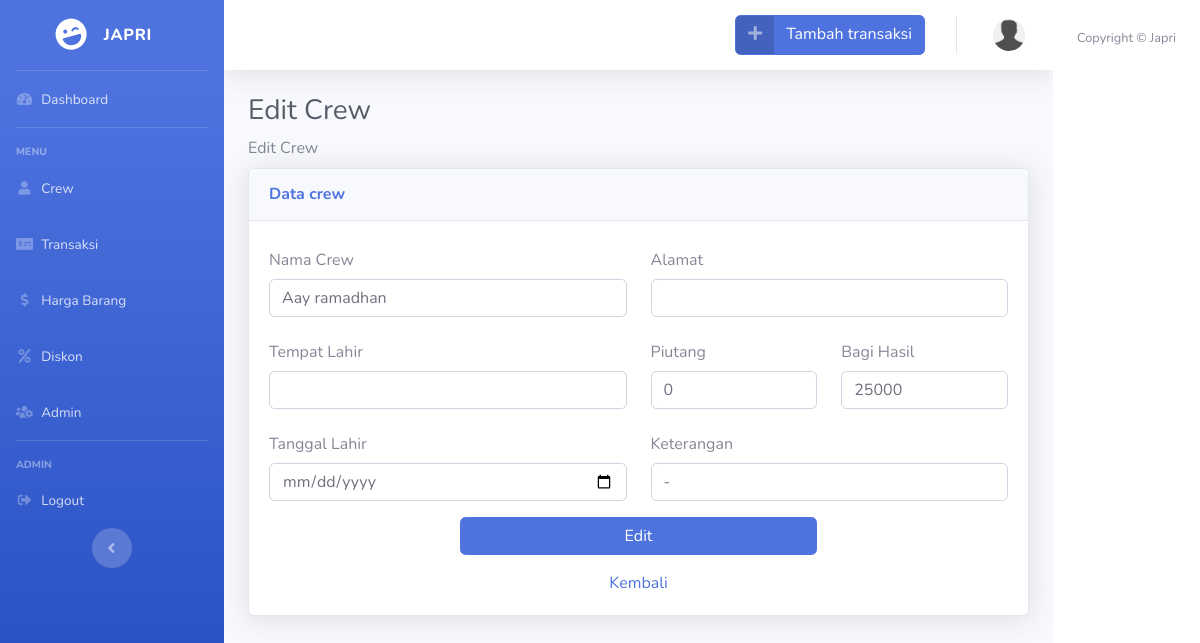
Screenshot of /crew/edit/1 with the database file from the repository.
### tables this page shows
CREATE TABLE `crew` (
  `id_crew` int(11) NOT NULL,
  `nama` varchar(100) NOT NULL,
  `tempat_lahir` varchar(128) NOT NULL,
  `tgl_lahir` date NOT NULL,
  `alamat` text NOT NULL,
  `piutang` bigint(9) NOT NULL,
  `bagihasil` bigint(9) NOT NULL,
  `keterangan` text NOT NULL
);

### application/controllers/Crew.php (called while the page is built, shortened)
<?php
class Crew extends CI_Controller
{
    public function __construct()
    {
        $this->load->model('crew_model', 'crew');
    }
    public function edit($id)
    {
        $data['title'] = "Dashboard | JAPRI";
        $data['page'] = "dashboard";
        $data['sesi'] = "edit_crew";
        $data['crew_id'] = $this->crew->getCrewById($id);
        $this->form_validation->set_rules('nama', 'Nama', 'required|trim');
        $this->form_validation->set_rules('tempat_lahir', 'Tempat lahir', 'required|trim');
        $this->form_validation->set_rules('tgl_lahir', 'Tanggal lahir', 'required|trim');
        $this->form_validation->set_rules('alamat', 'Alamat', 'required|trim');
        $this->form_validation->set_rules('piutang', 'Piutang', 'required|numeric|trim');
        $this->form_validation->set_rules('bagihasil', 'Bagi Hasil', 'required|numeric|trim');
        if ($this->form_validation->run() == false) {
            $this->load->view('template/content', $data);
        } else {
            $this->crew->editCrew($id);
            $this->session->set_flashdata('message', '<div class="alert alert-success" role="alert">Data crew berhasil diubah</div>');
            redirect('crew');
        }
    }
}

### index.php (called while the page is built, shortened)
<?php
require_once BASEPATH.'core/CodeIgniter.php';

### application/models/crew_model.php (called while the page is built, shortened)
<?php
class Crew_model extends CI_Model
{
    public function getCrewById($id)
    {
        return $this->db->get_where('crew', ['id_crew' => $id])->row_array();
    }
}

### application/views/sesi/edit_crew.php (the view, shortened to what this page needs)
<div class="container-fluid">
    <h1 class="h3 mb-2 text-gray-800">Edit Crew</h1>
    <p class="mb-2">Edit Crew</p>
    <div class="card shadow mb-4">
        <div class="card-header py-3">
            <h6 class="m-0 font-weight-bold text-primary">Data crew</h6>
        </div>
        <div class="card-body">
            <form class="edit-form" action="<?= base_url('crew/edit/') . $crew_id['id_crew']; ?>" method="post">
                <div class="row">
                    <div class="col-6">
                        <div class="form-group">
                            <label class="col-form-label" for="nama">Nama Crew</label>
                            <input type="text" class="form-control form-control-user" id="nama" name="nama" value="<?= $crew_id['nama'] ?>">
                        </div>
                        <div class="form-group">
                            <label class="col-form-label" for="tempat_lahir">Tempat Lahir</label>
                            <input type="text" class="form-control form-control-user" id="tempat_lahir" name="tempat_lahir" value="<?= $crew_id['tempat_lahir'] ?>">
                        </div>
                        <div class="form-group">
                            <label class="col-form-label" for="tgl_lahir">Tanggal Lahir</label>
                            <input type="date" class="form-control form-control-user" id="tgl_lahir" name="tgl_lahir" value="<?= $crew_id['tgl_lahir'] ?>">
                        </div>
                    </div>
                    <div class="col-6">
                        <div class="form-group">
                            <label class="col-form-label" for="alamat">Alamat</label>
                            <input type="textarea" class="form-control form-control-user" id="alamat" name="alamat" value="<?= $crew_id['alamat'] ?>">
                        </div>
                        <div class="row">
                            <div class="col-6">
                                <div class="form-group">
                                    <label class="col-form-label" for="piutang">Piutang</label>
                                    <input type="number" class="form-control form-control-user" id="piutang" name="piutang" value="<?= $crew_id['piutang'] ?>">
                                </div>
                            </div>
                            <div class="col-6">
                                <div class="form-group">
                                    <label class="col-form-label" for="bagihasil">Bagi Hasil</label>
                                    <input type="number" class="form-control form-control-user" id="bagihasil" name="bagihasil" value="<?= $crew_id['bagihasil'] ?>">
                                </div>
                            </div>
                        </div>
                        <div class="form-group">
                            <label class="col-form-label" for="keterangan">Keterangan</label>
                            <input type="textarea" class="form-control form-control-user" id="keterangan" name="keterangan" value="<?= $crew_id['keterangan'] ?>">
                        </div>
                    </div>
                </div>
                <div class="row d-flex justify-content-center">
                    <div class="col-6">
                        <div class="form-group">
                            <button type="submit" class="btn btn-primary btn-user btn-block">Edit</button>
                        </div>
                    </div>
                </div>
            </form>
            <a href="<?= base_url('crew'); ?>" class="card-link d-flex justify-content-center">Kembali</a>
        </div>
    </div>
</div>
</div>

### rows the page displays
crew: nama "Aay ramadhan", piutang "0", bagihasil "25000", keterangan "-"
